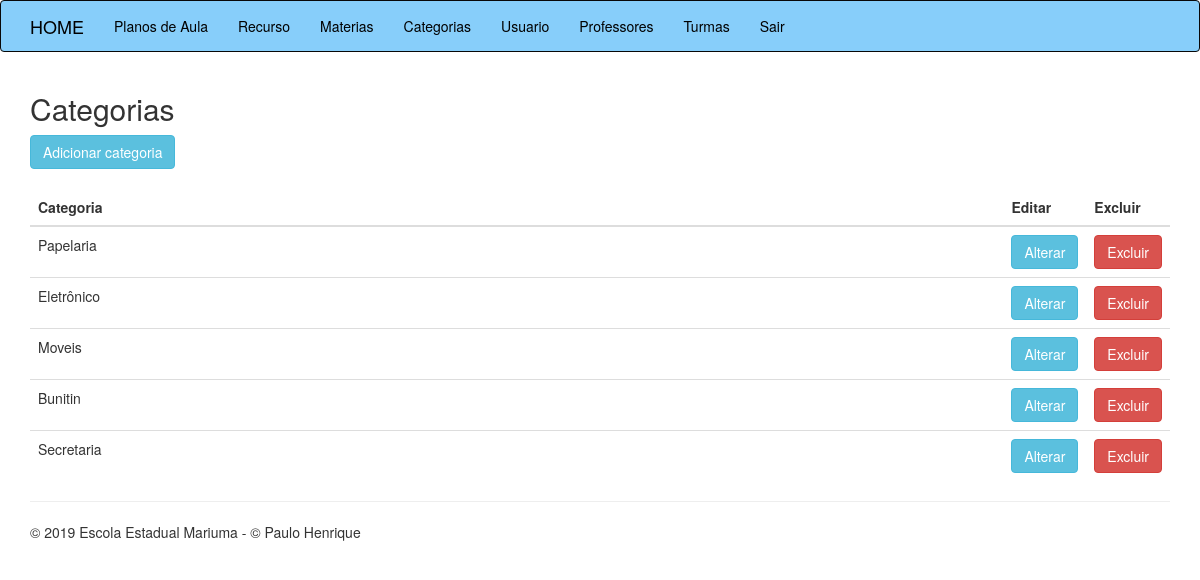
Page /categorias.php on the committed database.
### tables this page shows
CREATE TABLE `tb_categoria` (
  `id` int(11) NOT NULL,
  `descricao` varchar(30) NOT NULL
);

### classes/Categoria.php (called while the page is built, shortened)
<?php
class Categoria{
    public function listar(){
        $conexao = new PDO("mysql:host=127.0.0.1;dbname=escola","root","");
        $query = "SELECT id, descricao FROM tb_categoria";
        $resultado = $conexao->query($query);
        $lista = $resultado->fetchAll();
        return $lista;
    }
}

### categorias.php (the view)
<?php
    require_once 'classes/Categoria.php';
    $categoria = new Categoria();
    $lista = $categoria->listar();
    require_once 'cabecalho.php';
?>
<h2>Categorias</h2>
<a href="categorias-criar.php"  class="btn btn-info">Adicionar categoria</a>
<br><br>
<table class="table">
    <thead>
        <th>Categoria</th>
        <th class="acao">Editar</th>
        <th class="acao">Excluir</th>
    </thead>
    <tbody>
        <?php foreach($lista as $linha){?>
            <tr>
                <td><?php echo $linha['descricao'];?></td>
                <td><a href="categorias-editar.php?CODIGO=<?php echo $linha['id'];?>" class="btn btn-info">Alterar</a></td>
                <td><a href="categorias-excluir.php?CODIGO=<?php echo $linha['id'];?>" class="btn btn-danger">Excluir</a></td>
            </tr>
        <?php }?>
    </tbody>
</table>
<?php
    require_once 'rodape.php';
?>

### assets/css/app.css (style rules this page uses)
.table th+.acao { width: 50px; }

### rows in the picture
tb_categoria: descricao "Papelaria"
tb_categoria: descricao "Eletrônico"
tb_categoria: descricao "Moveis"
tb_categoria: descricao "Bunitin"
tb_categoria: descricao "Secretaria"
